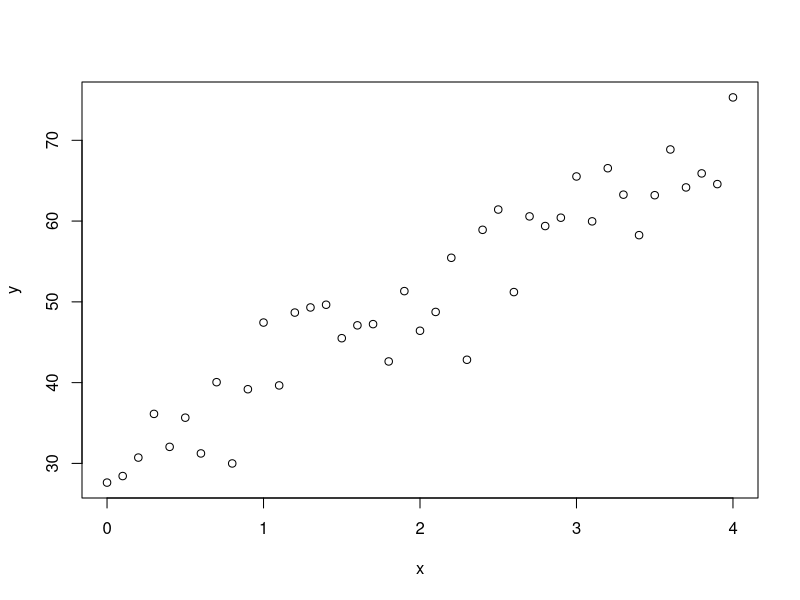

Here is the R script that generated this plot:
## ---- chunk 1
knitr::opts_chunk$set(echo = TRUE)
## ---- chunk 2
x = seq(from = 0, to = 4, by = .1)
error = rnorm(length(x), mean = 0, sd = 3.9)
y = 30 + 10 * x + error
mean(x)
sd(error)
sd(y)
## ---- chunk 3
plot(x, y)
## ---- chunk 4
fitmodel = lm(y ~ x)
fitmodel
## ---- chunk 5
summary(fitmodel)
